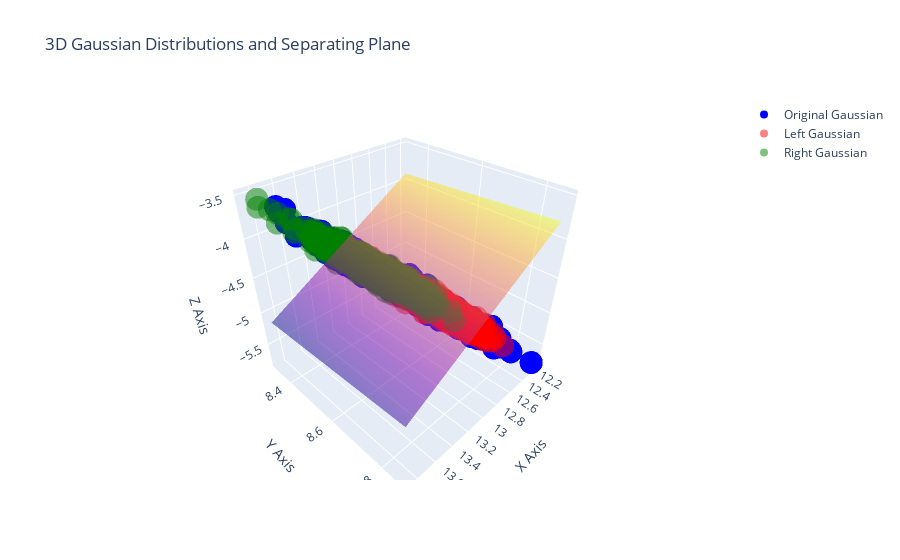

Notebook code cell kept with this figure:
### Code cell
idx = 1020
plot_gaussians(n.squeeze()[idx], d.squeeze()[idx], means_l[idx], cov_res[idx], opacity_res[idx], means_r[idx], cov_res[idx], opacity_res[idx], m_0[idx], cov_0[idx], o_0[idx])

### Figure 1 — Plotly figure (JSON) as saved in the notebook; plotly's stock layout.template omitted (floating-point values rounded to 4 significant figures; data arrays with more than 128 entries replaced by an {"elided": "..."} marker saying what was removed)
{"data": [{"marker": {"color": "blue", "opacity": 0.9999}, "mode": "markers", "name": "Original Gaussian", "type": "scatter3d", "x": {"elided": "1000 float values"}, "y": {"elided": "1000 float values"}, "z": {"elided": "1000 float values"}}, {"marker": {"color": "red", "opacity": 0.4999}, "mode": "markers", "name": "Left Gaussian", "type": "scatter3d", "x": {"elided": "1000 float values"}, "y": {"elided": "1000 float values"}, "z": {"elided": "1000 float values"}}, {"marker": {"color": "green", "opacity": 0.4999}, "mode": "markers", "name": "Right Gaussian", "type": "scatter3d", "x": {"elided": "1000 float values"}, "y": {"elided": "1000 float values"}, "z": {"elided": "1000 float values"}}, {"name": "Separating Plane", "opacity": 0.5, "showscale": false, "type": "surface", "x": {"elided": "20x20 float values"}, "y": {"elided": "20x20 float values"}, "z": {"elided": "20x20 float values"}}], "layout": {"scene": {"xaxis": {"title": {"text": "X Axis"}}, "yaxis": {"title": {"text": "Y Axis"}}, "zaxis": {"title": {"text": "Z Axis"}}}, "title": {"text": "3D Gaussian Distributions and Separating Plane"}}}
